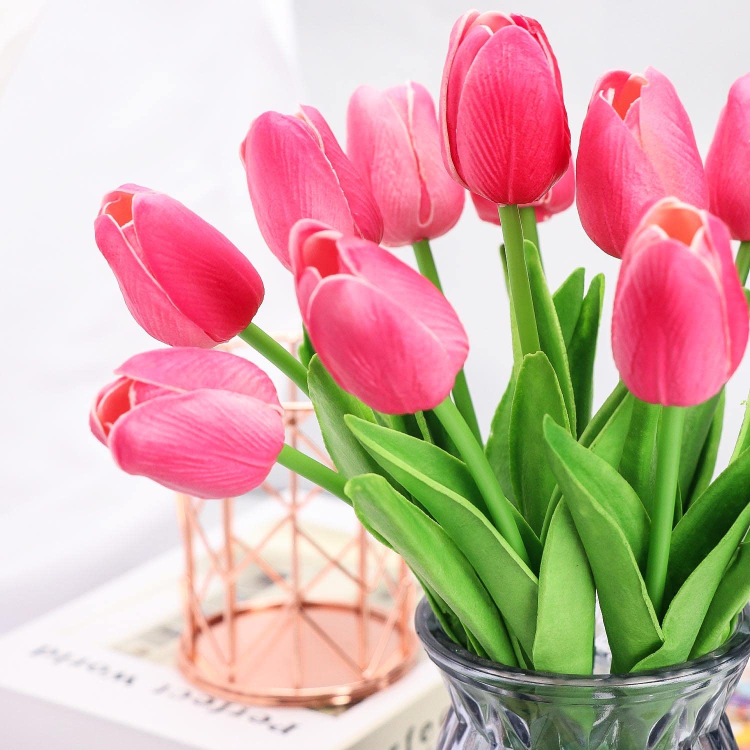
#> input picture backend/inputFiles/1/7182UHkIkKL.jpg, 1500 x 1500 px (shown at 1/2 size)
$ python imageTransform.py ../../../backend/inputFiles/1/7182UHkIkKL.jpg out
#> lines starting #> are read from the running program, lines starting #| are printed output that depends on the picture
from PIL import Image, ImageFilter
import sys
import os
import random
import time

def apply_weird_transformations(input_image_path, output_directory):
    # Ouvrir l'image d'entrée
#> called with output_directory = 'out'
    try:
        image = Image.open(input_image_path)
#> image is the input picture: PIL image 1500x1500 RGB; mean R, G, B 208, 174.4, 165.2
    except Exception as e:
        print(f"Erreur lors de l'ouverture de l'image : {e}")
        return


    # Appliquer des transformations bizarres
    transformations = [
        lambda img: img.transpose(Image.FLIP_LEFT_RIGHT),  # Flip horizontal
        lambda img: img.transpose(Image.FLIP_TOP_BOTTOM),  # Flip vertical
        lambda img: img.rotate(90),  # Rotation 90 degrés
        lambda img: img.rotate(180),  # Rotation 180 degrés
        lambda img: img.rotate(270),  # Rotation 270 degrés
        lambda img: img.filter(ImageFilter.GaussianBlur(5)),  # Flou
        lambda img: img.filter(ImageFilter.CONTOUR),  # Contours
    ]

    # Appliquer une transformation aléatoire
    transformation = random.choice(transformations)
    transformed_image = transformation(image)
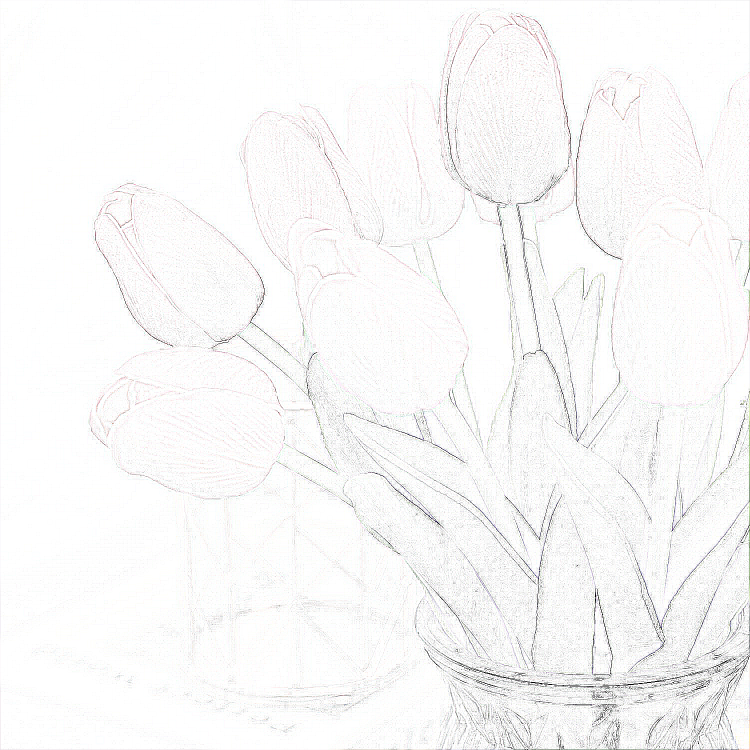
#> transformed_image: PIL image 1500x1500 RGB (shown at 1/2 size); mean R, G, B 248.4, 248.1, 248

    # Générer un nom de fichier de sortie
    base_name = os.path.basename(input_image_path)
    output_file_name = os.path.splitext(base_name)[0] + "_weird.png"
    output_path = os.path.join(output_directory, output_file_name)

    time.sleep(10)

    # Sauvegarder l'image transformée
    try:
        transformed_image.save(output_path)
        print(f"Image transformée et sauvegardée à : {output_path}")
    except Exception as e:
        print(f"Erreur lors de la sauvegarde de l'image : {e}")

if __name__ == "__main__":
    if len(sys.argv) != 3:
        print("Usage: python weird_transformations.py <input_image_path> <output_directory>")
        sys.exit(1)

    input_image_path = sys.argv[1]
    output_directory = sys.argv[2]

    # Appeler la fonction pour appliquer les transformations
    apply_weird_transformations(input_image_path, output_directory)
